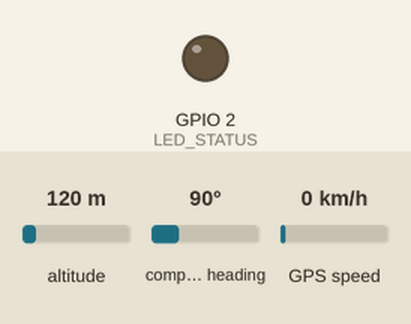
A sketch run on a simulated ESP32. Parts: output pins drawn as LEDs (lit = HIGH). The inputs (shaded band) are chosen by the test bench; at power-on: altitude 120 m, compass heading 90°, GPS speed 0 km/h. WiFi joins after 1.5 s; servers stay silent unless stated; uploads are accepted with an empty reply; the GPS gets a fix after 3 s at 37.7749, -122.4194 with 8 satellites; what the sketch prints to the serial monitor is not drawn.

Above: at 4.7 s.
At 81.5 s:
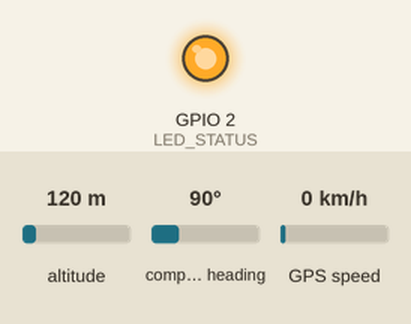
Timing chart, 0 to 82.5 s (numbered marks = the images above):
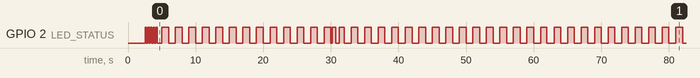

Measured:
- by itself, GPIO 2 (LED_STATUS): HIGH → LOW at 2.7 s, → HIGH 0.20 s later, → LOW 0.20 s later, → HIGH 0.20 s later, … (138 changes in this stretch)
- by itself, everything shown: repeats every 60.0 s, in 62 steps

The sketch:

gps_tracker_esp32.ino
```cpp
/**
 * IoT-GPS-01 - ESP32 GPS Tracker for Field Practice Excursions
 * Hardware: ESP32 DevKit + NEO-6M GPS Module
 * Communication: WiFi + HTTP REST API
 *
 * Course compliance:
 * - IoT Fundamentals: Sensors (GPS), Controller (ESP32)
 * - Communication: WiFi, HTTP REST
 * - Protocol: Custom JSON over HTTP (MQTT optional upgrade)
 * - Power: USB/5V (Battery with solar panel optional)
 */

#include <WiFi.h>
#include <HTTPClient.h>
#include <TinyGPS++.h>
#include <ArduinoJson.h>

// ============ CONFIGURATION ============
const char* WIFI_SSID = "SIPAM_NETWORK";           // WiFi Network
const char* WIFI_PASSWORD = "sipam2024secure";      // WiFi Password

// SIPAM Backend API
const char* API_BASE_URL = "http://18.222.152.152:8000/api/v1";
const char* API_KEY = "iot_device_key_12345";       // Device authentication

// Pin definitions for ESP32
#define GPS_RX_PIN 34          // GPS Module TX -> ESP32 GPIO34 (RX)
#define GPS_TX_PIN 12          // GPS Module RX -> ESP32 GPIO12 (TX)
#define LED_STATUS 2           // Built-in LED for status
#define BUTTON_SEND 0          // BOOT button for manual trigger

// Timing
#define SEND_INTERVAL 30000  // Send every 30 seconds
#define WIFI_TIMEOUT 10000     // WiFi connection timeout (10s)

// ============ GLOBALS ============
TinyGPSPlus gps;
HardwareSerial gpsSerial(1);
unsigned long lastSendTime = 0;
bool deviceActive = true;

// Practice session ID (configured at startup)
String practiceId = "PRAC_001";
String deviceId = "ESP32_GPS_001";

// ============ SETUP ============
void setup() {
  Serial.begin(115200);
  delay(1000);

  Serial.println("\n========================================");
  Serial.println("  SIPAM GPS Tracker - IoT Module");
  Serial.println("  ESP32 + NEO-6M GPS");
  Serial.println("========================================\n");

  // Initialize pins
  pinMode(LED_STATUS, OUTPUT);
  pinMode(BUTTON_SEND, INPUT_PULLUP);

  // Initialize GPS serial (UART1)
  gpsSerial.begin(9600, SERIAL_8N1, GPS_RX_PIN, GPS_TX_PIN);
  Serial.println("[GPS] Serial initialized at 9600 baud");

  // Connect to WiFi
  connectWiFi();

  // LED blink: Ready
  blinkLED(3, 200);
  Serial.println("[SYSTEM] Setup complete. Tracking started.\n");
}

// ============ MAIN LOOP ============
void loop() {
  // Read GPS data
  while (gpsSerial.available() > 0) {
    gps.encode(gpsSerial.read());
  }

  // Check manual trigger (BOOT button)
  if (digitalRead(BUTTON_SEND) == LOW) {
    Serial.println("[BUTTON] Manual send triggered");
    sendLocation();
    delay(500); // Debounce
  }

  // Automatic send interval
  if (millis() - lastSendTime > SEND_INTERVAL) {
    if (gps.location.isValid()) {
      sendLocation();
    } else {
      Serial.println("[GPS] No valid fix yet...");
      blinkLED(2, 100); // Error blink
    }
    lastSendTime = millis();
  }

  // Status LED: Blink every second when active
  digitalWrite(LED_STATUS, (millis() / 1000) % 2);
}

// ============ FUNCTIONS ============

void connectWiFi() {
  Serial.print("[WiFi] Connecting to ");
  Serial.println(WIFI_SSID);

  WiFi.begin(WIFI_SSID, WIFI_PASSWORD);

  unsigned long startAttempt = millis();
  while (WiFi.status() != WL_CONNECTED &&
         millis() - startAttempt < WIFI_TIMEOUT) {
    delay(500);
    Serial.print(".");
  }

  if (WiFi.status() == WL_CONNECTED) {
    Serial.println("\n[WiFi] Connected!");
    Serial.print("[WiFi] IP: ");
    Serial.println(WiFi.localIP());
    blinkLED(2, 200);
  } else {
    Serial.println("\n[WiFi] Connection failed!");
    blinkLED(5, 100); // Error
  }
}

void sendLocation() {
  if (WiFi.status() != WL_CONNECTED) {
    Serial.println("[ERROR] WiFi not connected!");
    connectWiFi();
    return;
  }

  // Prepare JSON payload
  StaticJsonDocument<512> doc;

  doc["device_id"] = deviceId;
  doc["practice_id"] = practiceId;
  doc["timestamp"] = millis();

  // GPS Data
  if (gps.location.isValid()) {
    doc["latitude"] = gps.location.lat();
    doc["longitude"] = gps.location.lng();
    doc["altitude"] = gps.altitude.meters();
    doc["speed_kmh"] = gps.speed.kmph();
    doc["course"] = gps.course.deg();

    // GPS Quality
    doc["satellites"] = gps.satellites.value();
    doc["hdop"] = gps.hdop.value();
  } else {
    doc["latitude"] = nullptr;
    doc["longitude"] = nullptr;
    doc["error"] = "GPS_NO_FIX";
  }

  // Date/Time (if available)
  if (gps.date.isValid() && gps.time.isValid()) {
    char datetime[30];
    sprintf(datetime, "%04d-%02d-%02dT%02d:%02d:%02dZ",
            gps.date.year(), gps.date.month(), gps.date.day(),
            gps.time.hour(), gps.time.minute(), gps.time.second());
    doc["datetime_gps"] = datetime;
  }

  // Device status
  doc["battery_voltage"] = readBatteryVoltage();
  doc["wifi_rssi"] = WiFi.RSSI();
  doc["uptime_seconds"] = millis() / 1000;

  // Serialize JSON
  String jsonPayload;
  serializeJson(doc, jsonPayload);

  // Send HTTP POST
  HTTPClient http;
  String endpoint = String(API_BASE_URL) + "/iot/tracking/";

  http.begin(endpoint);
  http.addHeader("Content-Type", "application/json");
  http.addHeader("X-API-Key", API_KEY);

  Serial.println("[HTTP] Sending location data...");
  Serial.print("[HTTP] URL: ");
  Serial.println(endpoint);
  Serial.print("[HTTP] Payload: ");
  Serial.println(jsonPayload);

  int httpCode = http.POST(jsonPayload);

  if (httpCode > 0) {
    String response = http.getString();
    Serial.print("[HTTP] Response code: ");
    Serial.println(httpCode);
    Serial.print("[HTTP] Response: ");
    Serial.println(response);

    if (httpCode == 200 || httpCode == 201) {
      blinkLED(1, 500); // Success
    } else {
      blinkLED(3, 100); // Warning
    }
  } else {
    Serial.print("[HTTP] Error: ");
    Serial.println(http.errorToString(httpCode));
    blinkLED(5, 100); // Error
  }

  http.end();
  Serial.println();
}

float readBatteryVoltage() {
  // Read battery voltage from ADC (if voltage divider connected)
  // For now, return dummy value
  return 4.2; // 4.2V = fully charged LiPo
}

void blinkLED(int times, int duration) {
  for (int i = 0; i < times; i++) {
    digitalWrite(LED_STATUS, HIGH);
    delay(duration);
    digitalWrite(LED_STATUS, LOW);
    delay(duration);
  }
}

// ============ COURSE COMPLIANCE NOTES ============
/**
 * This code demonstrates:
 *
 * 1. IoT FUNDAMENTALS:
 *    - Sensor: GPS NEO-6M
 *    - Controller: ESP32
 *    - Actuator: LED status indicator
 *
 * 2. COMMUNICATION:
 *    - WiFi (IEEE 802.11)
 *    - HTTP/REST API
 *    - JSON data format
 *
 * 3. PROTOCOLS:
 *    - HTTP over TCP/IP
 *    - NMEA 0183 (GPS serial protocol)
 *
 * 4. POWER:
 *    - USB 5V power (can be upgraded to solar+battery)
 *
 * 5. ADDITIONAL FEATURES:
 *    - JSON serialization (ArduinoJson library)
 *    - Error handling
 *    - LED status indicators
 *    - Manual trigger button
 *    - WiFi reconnection logic
 */
```
